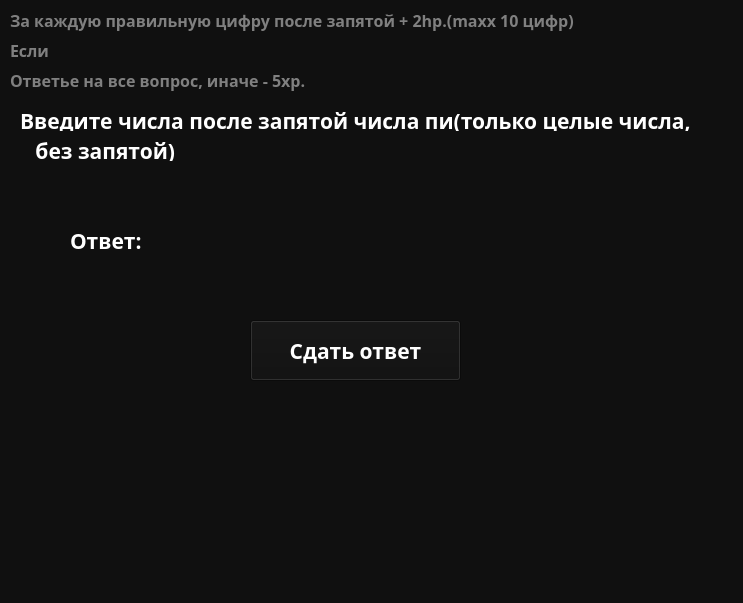
<?xml version="1.0" encoding="UTF-8"?>
<ui version="4.0">
 <class>MainWindow</class>
 <widget class="QMainWindow" name="MainWindow">
  <property name="geometry">
   <rect>
    <x>0</x>
    <y>0</y>
    <width>743</width>
    <height>603</height>
   </rect>
  </property>
  <property name="windowTitle">
   <string>MainWindow</string>
  </property>
  <property name="styleSheet">
   <string notr="true">QWidget {
	color: white;
	background-color: #101010;
	font-family: Rubik;
	font-size: 16pt;
	font-weight: 600;
}</string>
  </property>
  <widget class="QWidget" name="centralwidget">
   <widget class="QLabel" name="label_2">
    <property name="geometry">
     <rect>
      <x>10</x>
      <y>10</y>
      <width>781</width>
      <height>21</height>
     </rect>
    </property>
    <property name="styleSheet">
     <string notr="true">QWidget {
	color: grey;
	background-color: #101010;
	font-family: Rubik;
	font-size: 12pt;
	font-weight: 600;
}</string>
    </property>
    <property name="text">
     <string>За каждую правильную цифру после запятой + 2hp.(maxx 10 цифр)</string>
    </property>
   </widget>
   <widget class="QLabel" name="label_5">
    <property name="geometry">
     <rect>
      <x>10</x>
      <y>70</y>
      <width>781</width>
      <height>21</height>
     </rect>
    </property>
    <property name="styleSheet">
     <string notr="true">QWidget {
	color: grey;
	background-color: #101010;
	font-family: Rubik;
	font-size: 12pt;
	font-weight: 600;
}</string>
    </property>
    <property name="text">
     <string>Ответье на все вопрос, иначе - 5xp.</string>
    </property>
   </widget>
   <widget class="QLabel" name="label">
    <property name="geometry">
     <rect>
      <x>20</x>
      <y>110</y>
      <width>761</width>
      <height>21</height>
     </rect>
    </property>
    <property name="text">
     <string>Введите числа после запятой числа пи(только целые числа,</string>
    </property>
   </widget>
   <widget class="QLabel" name="label_3">
    <property name="geometry">
     <rect>
      <x>30</x>
      <y>140</y>
      <width>761</width>
      <height>21</height>
     </rect>
    </property>
    <property name="text">
     <string> без запятой)</string>
    </property>
   </widget>
   <widget class="QPushButton" name="pushButton_4">
    <property name="geometry">
     <rect>
      <x>250</x>
      <y>320</y>
      <width>211</width>
      <height>61</height>
     </rect>
    </property>
    <property name="text">
     <string>Сдать ответ</string>
    </property>
   </widget>
   <widget class="QLabel" name="label_4">
    <property name="geometry">
     <rect>
      <x>70</x>
      <y>220</y>
      <width>71</width>
      <height>41</height>
     </rect>
    </property>
    <property name="text">
     <string>Ответ:</string>
    </property>
   </widget>
   <widget class="QLabel" name="label_6">
    <property name="geometry">
     <rect>
      <x>10</x>
      <y>40</y>
      <width>781</width>
      <height>21</height>
     </rect>
    </property>
    <property name="styleSheet">
     <string notr="true">QWidget {
	color: grey;
	background-color: #101010;
	font-family: Rubik;
	font-size: 12pt;
	font-weight: 600;
}</string>
    </property>
    <property name="text">
     <string>Если </string>
    </property>
   </widget>
  </widget>
  <widget class="QMenuBar" name="menubar">
   <property name="geometry">
    <rect>
     <x>0</x>
     <y>0</y>
     <width>743</width>
     <height>31</height>
    </rect>
   </property>
  </widget>
  <widget class="QStatusBar" name="statusbar"/>
 </widget>
 <resources/>
 <connections/>
</ui>
